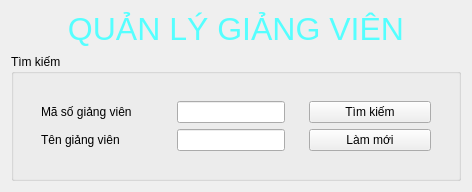
                   <widget class="QFrame" name="verticalFrame_QLGiangVien_search">
                    <layout class="QVBoxLayout" name="verticalLayout_3">
                     <item>
                      <widget class="QLabel" name="label_QLGiangVien">
                       <property name="maximumSize">
                        <size>
                         <width>16777215</width>
                         <height>45</height>
                        </size>
                       </property>
                       <property name="text">
                        <string>&lt;html&gt;&lt;head/&gt;&lt;body&gt;&lt;p align=&quot;center&quot;&gt;&lt;span style=&quot; font-size:24pt; color:#55ffff;&quot;&gt;QUẢN LÝ GIẢNG VIÊN&lt;/span&gt;&lt;/p&gt;&lt;/body&gt;&lt;/html&gt;</string>
                       </property>
                      </widget>
                     </item>
                     <item>
                      <widget class="QGroupBox" name="groupBox_QLGiangVien_search">
                       <property name="title">
                        <string>Tìm kiếm</string>
                       </property>
                       <layout class="QVBoxLayout" name="verticalLayout_41">
                        <item>
                         <widget class="QFrame" name="horizontalFrame_QLGiangVien_search">
                          <property name="styleSheet">
                           <string notr="true"/>
                          </property>
                          <layout class="QHBoxLayout" name="horizontalLayout_29">
                           <item>
                            <widget class="QFrame" name="verticalFrame_QLGiangVien_search_1">
                             <property name="minimumSize">
                              <size>
                               <width>130</width>
                               <height>0</height>
                              </size>
                             </property>
                             <property name="styleSheet">
                              <string notr="true"/>
                             </property>
                             <layout class="QVBoxLayout" name="verticalLayout_65">
                              <item>
                               <widget class="QLabel" name="label_1_QLGiangVien_search_1">
                                <property name="minimumSize">
                                 <size>
                                  <width>0</width>
                                  <height>0</height>
                                 </size>
                                </property>
                                <property name="styleSheet">
                                 <string notr="true"/>
                                </property>
                                <property name="text">
                                 <string>Mã số giảng viên</string>
                                </property>
                               </widget>
                              </item>
                              <item>
                               <widget class="QLabel" name="label_2_QLGiangVien_search_1">
                                <property name="text">
                                 <string>Tên giảng viên</string>
                                </property>
                               </widget>
                              </item>
                             </layout>
                            </widget>
                           </item>
                           <item>
                            <widget class="QFrame" name="verticalFrame_QLGiangVien_search_2">
                             <layout class="QVBoxLayout" name="verticalLayout_66">
                              <item>
                               <widget class="QLineEdit" name="lineEdit_QLGiangVien_search_2_maso"/>
                              </item>
                              <item>
                               <widget class="QLineEdit" name="lineEdit_QLGiangVien_search_2_hoten"/>
                              </item>
                             </layout>
                            </widget>
                           </item>
                           <item>
                            <widget class="QFrame" name="verticalFrame_QLGiangVien_search_3">
                             <property name="minimumSize">
                              <size>
                               <width>140</width>
                               <height>0</height>
                              </size>
                             </property>
                             <property name="styleSheet">
                              <string notr="true"/>
                             </property>
                             <layout class="QVBoxLayout" name="verticalLayout_67">
                              <item>
                               <widget class="QPushButton" name="pushButton_QLGiangVien_search_3_timkiem">
                                <property name="text">
                                 <string>Tìm kiếm</string>
                                </property>
                               </widget>
                              </item>
                              <item>
                               <widget class="QPushButton" name="pushButton_QLGiangVien_search_3_lammoi">
                                <property name="text">
                                 <string>Làm mới</string>
                                </property>
                               </widget>
                              </item>
                             </layout>
                            </widget>
                           </item>
                          </layout>
                         </widget>
                        </item>
                       </layout>
                      </widget>
                     </item>
                    </layout>
                   </widget>
